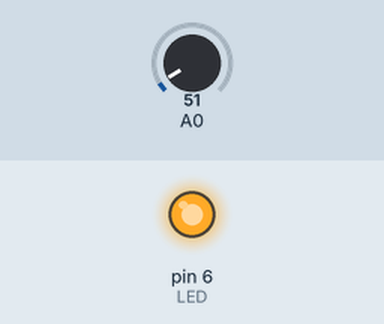
Simulated run of this sketch. Board: Arduino Uno, built with avr-gcc and run on an emulated ATmega328P. On the bench: output pins drawn as LEDs (lit = HIGH). Inputs (shaded band) come from the test bench; at power-on: A0 = 51.

Above: at 0.3 s.
At 3.9 s:
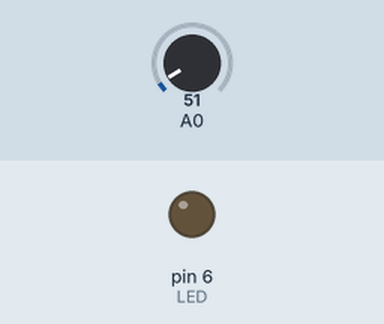
Timing chart, 0 to 7.5 s (numbered marks = the images above):
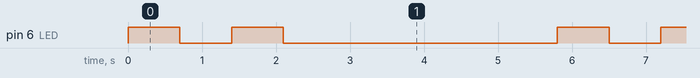

Measured:
- by itself, pin 6 (LED): repeats every 5.8 s: LOW 0.70 s, HIGH 0.70 s, LOW 3.7 s, HIGH 0.70 s
- by itself, everything shown: repeats every 5.8 s, in 4 steps

The sketch:

Thermometer_board_.ino
```cpp
// Project - Quick Read thermometer(using breadboard and LM35)
#define LED 6

int blinks = 0;

void setup() {
  // put your setup code here, to run once:
  pinMode(LED,OUTPUT);
}

int checktmp() {
  float voltage =0;
  float celcius =0;
  float htemp =40;
  float ltemp =30;
  float sensor =0;
  int result;

  //convert voltage input to temperature celcius
  sensor =analogRead(0);
  voltage = (sensor * 5) / 1024;
  celcius = voltage*100;

  //conditions for temperature range
  if(celcius < ltemp)
  {
    result=2;
  }
  else if(celcius >= ltemp && celcius <= htemp)
  {
    result=4;
  }
  else if(celcius > htemp)
  {
    result=6;
  }
  return result;
}

void blinkLED(int cycles, int del)
{
  for(int z=0; z<cycles; z++)
  {
    digitalWrite(LED,HIGH);
    delay(del);
    digitalWrite(LED,LOW);
    delay(del);
  }
}


void loop() {
  // put your main code here, to run repeatedly:
  blinks = checktmp();
  blinkLED(blinks,700);
  delay(3000);
}
```
